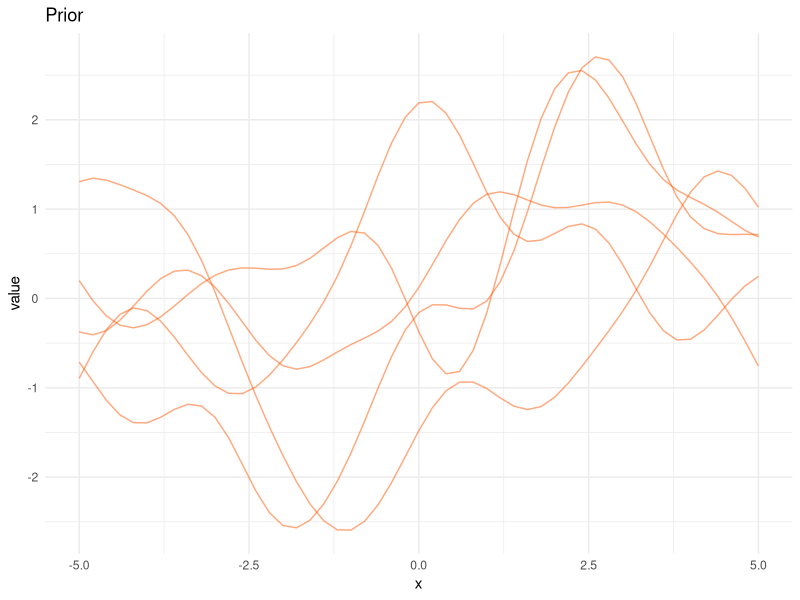
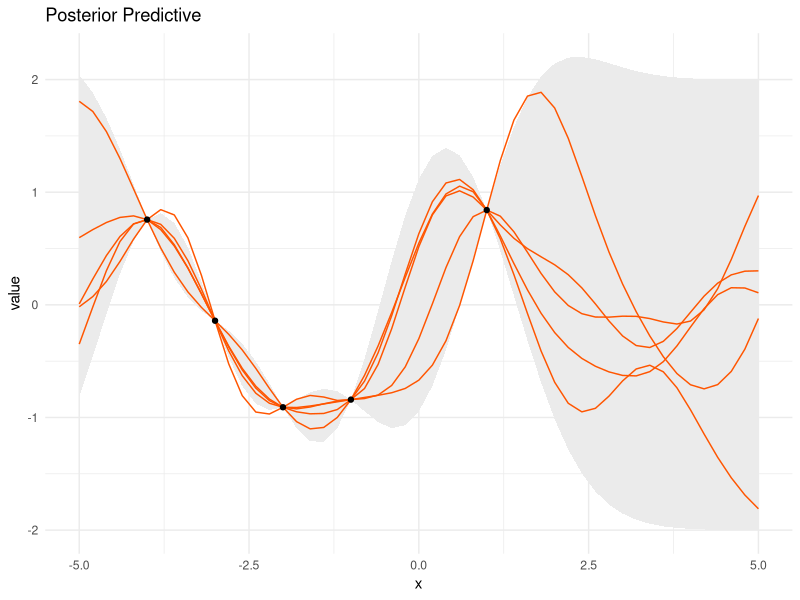
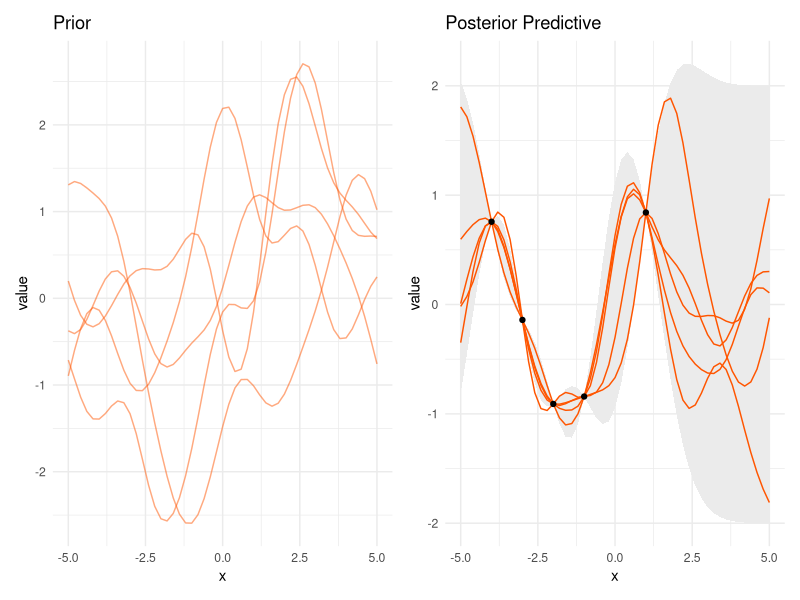
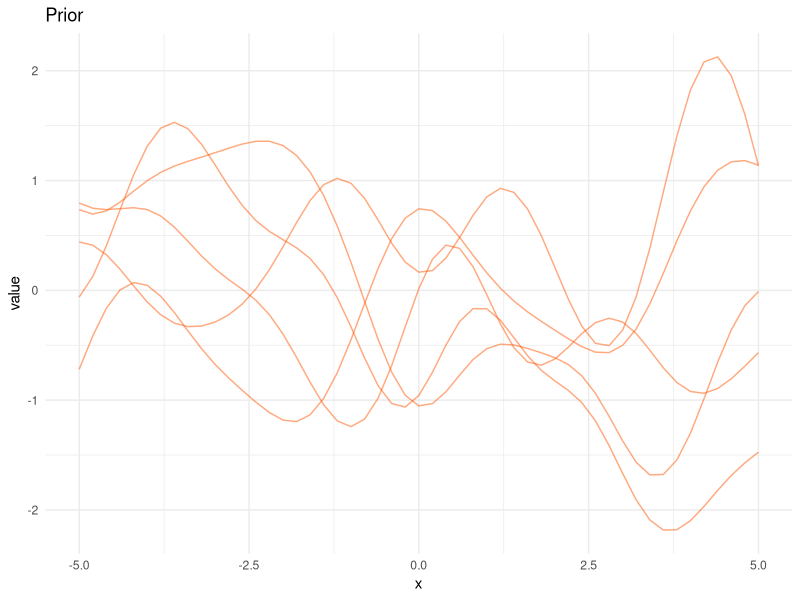
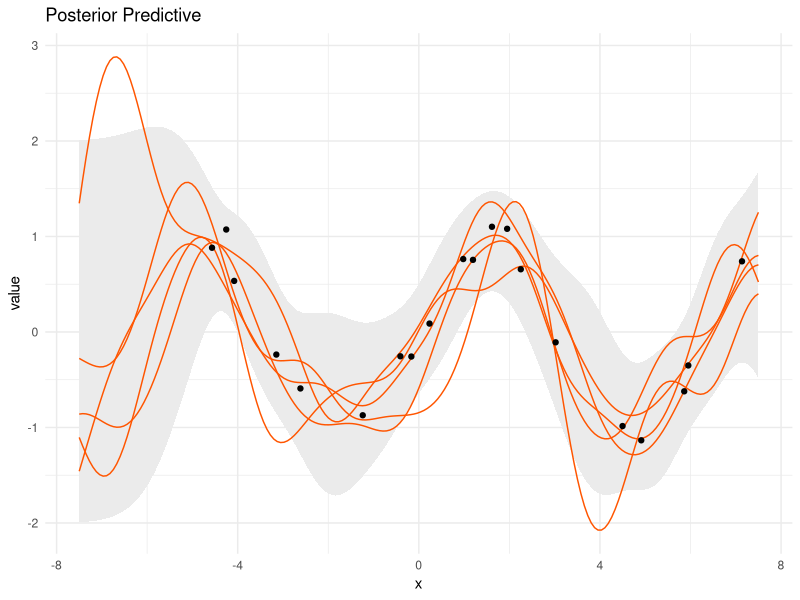
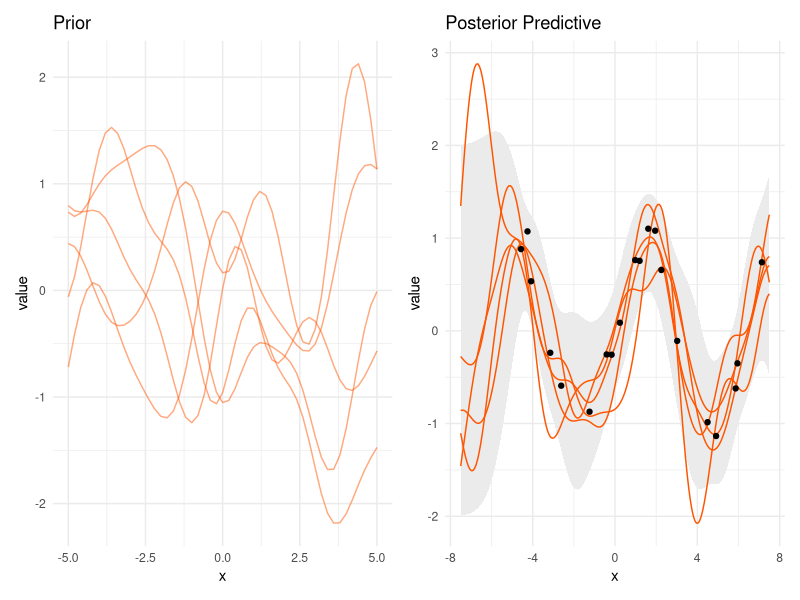

R code for these plots, in order:
## ---- chunk 1
library(tidyverse)

l = 1            # for l, sigma_f, see note at covariance function
sigma_f = 1      
k_eps   = 1e-8   # see note at K_starstar
n_prior = 5      # number of prior draws
n_post_pred = 5  # number of posterior predictive draws
## ---- chunk 2
X_train = c(-4, -3, -2, -1, 1)
y_train  = sin(X_train)
n_train  = length(X_train)

X_test = seq(-5, 5, .2)
n_test  = length(X_test)
## ---- chunk 3
gp_mu = function(x) {
  map_dbl(x, function(x) x = 0)
}
## ---- chunk 4
gp_K = function(x, l = 1, sigma_f = 1){
  sigma_f * exp( -(1/(2 * l^2)) * as.matrix(dist(x, upper = TRUE, diag = TRUE) ^ 2) )
}
## ---- chunk 5
x_prior = seq(-5, 5, .2)

y_prior = MASS::mvrnorm(
  n = n_prior,
  mu    = gp_mu(x_prior),
  Sigma = gp_K(x_prior, l = l, sigma_f = sigma_f)
)
## ---- chunk 6
prior_data = data.frame(
    x  = x_prior,
    y  = t(y_prior),
    sd = apply(y_prior, 2, sd)) %>% 
  pivot_longer(-c(x, sd), names_to = 'variable')

g1 = ggplot(aes(x = x, y = value), data = prior_data) +
  geom_line(aes(group = variable), color = '#FF5500', alpha = .5) +
  labs(title = 'Prior') +
  theme_minimal()

g1
## ---- chunk 7
K  = gp_K(X_train, l = l, sigma_f = sigma_f)
K_ = gp_K(c(X_train, X_test), l = l, sigma_f = sigma_f)      # initial matrix

K_star  = K_[1:n_train, (n_train+1):ncol(K_)]                  # dim = N x N*
tK_star = t(K_star)                                          # dim = N* x N
K_starstar = K_[(n_train+1):nrow(K_), (n_train+1):ncol(K_)] +  # dim = N* x N*
  k_eps * diag(n_test)    # the k_eps part is for positive definiteness

Kinv = solve(K)
## ---- chunk 8
post_mu = gp_mu(X_test) + t(K_star) %*% Kinv %*% (y_train - gp_mu(X_train))
post_K  = K_starstar - t(K_star) %*% Kinv %*% K_star
s2 = diag(post_K)
# R = chol(post_K)  
# L = t(R)      # L is used in alternative formulation below based on gaussSample.m
## ---- chunk 9
y_pp = data.frame(
  t(MASS::mvrnorm(n_post_pred, mu = post_mu, Sigma = post_K))
  )
# y_pp = data.frame(replicate(n_post_pred, post_mu + L %*% rnorm(post_mu))) # alternative
## ---- chunk 10
pp_data = data.frame(
  x = X_test,
  y = y_pp,
  se_lower = post_mu - 2 * sqrt(s2),
  se_upper = post_mu + 2 * sqrt(s2)
) %>% 
  pivot_longer(starts_with('y'), names_to = 'variable')


g2 = ggplot(aes(x = x, y = value), data = pp_data) +
  geom_ribbon(aes(ymin = se_lower, ymax = se_upper, group = variable), 
              fill = 'gray92') +
  geom_line(aes(group = variable), color = '#FF5500') +
  geom_point(aes(x = X_train, y = y_train), data = data.frame(X_train, y_train)) +
  labs(title = 'Posterior Predictive') +
  theme_minimal()

g2
## ---- chunk 11
library(patchwork)

g1 + g2
## ---- chunk 12
l = 1            # for l, sigma_f, sigma_n, see note at covariance function
sigma_f = 1      
sigma_n = .25 
k_eps   = 1e-8   # see note at Kstarstar
n_prior = 5      # number of prior draws
n_post_pred = 5  # number of posterior predictive draws



X_train = 15 * (runif(20) - .5)  
n_train = length(X_train)

# kept sine function for comparison to noise free result
y_train = sin(X_train) + rnorm(n = n_train, sd = .1)  

X_test = seq(-7.5, 7.5, length = 200)
n_test = length(X_test)
## ---- chunk 13
gp_mu = function(x) {
  map_dbl(x, function(x) x = 0)
}
## ---- chunk 14
gp_K = function(
  x,
  y = NULL,
  l = 1,
  sigma_f = 1,
  sigma_n = .5
  ) {
  
  if(!is.null(y)){
    sigma_f * exp( -(1/(2 * l^2)) * as.matrix(dist(x, upper = TRUE, diag = TRUE) ^ 2) ) +
      sigma_n*diag(length(x))    
  }
  else{
    sigma_f * exp( -(1/(2 * l^2)) * as.matrix(dist(x, upper = TRUE, diag = TRUE) ^ 2) )
  }  
}
## ---- chunk 15
x_prior = seq(-5, 5, .2)

y_prior = MASS::mvrnorm(
  n     = n_prior,
  mu    = gp_mu(x_prior),
  Sigma = gp_K(
    x_prior,
    l = l,
    sigma_f = sigma_f,
    sigma_n = sigma_n
  )
) 
## ---- chunk 16
prior_data = data.frame(
    x  = x_prior,
    y  = t(y_prior),
    sd = apply(y_prior, 2, sd)) %>% 
  pivot_longer(-c(x, sd), names_to = 'variable')

g1 = ggplot(aes(x = x, y = value), data = prior_data) +
  geom_line(aes(group = variable), color = '#FF5500', alpha = .5) +
  labs(title = 'Prior') +
  theme_minimal()

g1
## ---- chunk 17
Ky = gp_K(
  x = X_train,
  y = y_train,
  l = l,
  sigma_f = sigma_f,
  sigma_n = sigma_n
)

# initial matrix
K_ = gp_K(
  c(X_train, X_test),
  l = l,
  sigma_f = sigma_f,
  sigma_n = sigma_n
)

Kstar  = K_[1:n_train, (n_train+1):ncol(K_)]                      # dim = N x N*
tKstar = t(Kstar)                                               # dim = N* x N
Kstarstar = K_[(n_train+1):nrow(K_), (n_train+1):ncol(K_)] +      # dim = N* x N*
  k_eps*diag(n_test)      # the k_eps part is for positive definiteness

Kyinv = solve(Ky)
## ---- chunk 18
post_mu = gp_mu(X_test) + tKstar %*% Kyinv %*% (y_train - gp_mu(X_train))
post_K  = Kstarstar - tKstar %*% Kyinv %*% Kstar
s2 = diag(post_K)
# R = chol(post_K)  
# L = t(R)      # L is used in alternative formulation below based on gaussSample.m
## ---- chunk 19
y_pp = data.frame(t(MASS::mvrnorm(n_post_pred, mu = post_mu, Sigma = post_K)))
# y_pp = data.frame(replicate(n_post_pred, post_mu + L %*% rnorm(post_mu))) # alternative
## ---- chunk 20
pp_data = data.frame(
  x = X_test,
  y = y_pp,
  fmean = post_mu, 
  se_lower = post_mu - 2 * sqrt(s2),
  se_upper = post_mu + 2 * sqrt(s2)
) %>% 
  pivot_longer(starts_with('y'), names_to = 'variable')


g2 = ggplot(aes(x = x, y = value), data = pp_data) +
  geom_ribbon(aes(ymin = se_lower, ymax = se_upper, group = variable), 
              fill = 'gray92') +
  geom_line(aes(group = variable), color = '#FF5500') +
  geom_point(aes(x = X_train, y = y_train), data = data.frame(X_train, y_train)) +
  labs(title = 'Posterior Predictive') +
  theme_minimal()

g2
## ---- chunk 21
library(patchwork)

g1 + g2
